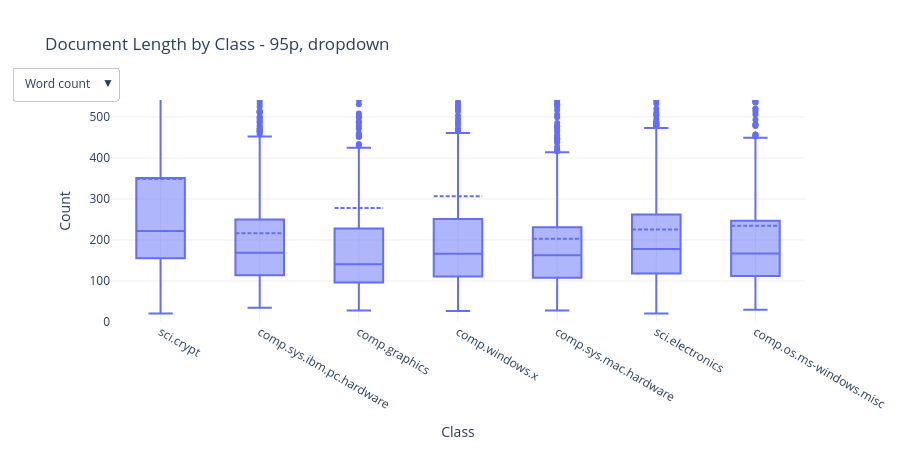

The code cell stored with this chart in its notebook:
### Code cell
# visual
fig = go.Figure()

metrics = {
    "Word count": df_eda["word_count"],
    "Char count": df_eda["char_count"],
    "Line count": df_eda["line_count"],
}

for name, values in metrics.items():
    fig.add_trace(go.Box(
        x=df_eda["label"],
        y=values,
        name=name,
        boxmean=True,
        visible=(name == "Word count")  # first one visible by defaul
    ))

fig.update_layout(
    title="Document Length by Class - 95p, dropdown",
    updatemenus=[dict(
        buttons=[
            dict(label=name,
                 method="update",
                 args=[{"visible": [n == name for n in metrics]}])
            for name in metrics
        ],
        direction="down",
        x=0.01, y=1.15
    )],
    xaxis_title="Class",
    yaxis_title="Count",
    plot_bgcolor="white",
    paper_bgcolor="white",
    xaxis=dict(gridcolor="#eee"),
    yaxis=dict(gridcolor="#eee"),
    showlegend=False,
    height=450
)
upper = df_eda["word_count"].quantile(0.95)

fig.update_yaxes(range=[0, upper])
fig.show()

### Figure 1 — Plotly figure (JSON) as saved in the notebook; plotly's stock layout.template omitted (floating-point values rounded to 4 significant figures; data arrays with more than 128 entries replaced by an {"elided": "..."} marker saying what was removed)
{"data": [{"boxmean": true, "name": "Word count", "type": "box", "visible": true, "x": {"elided": "6937 str values"}, "y": {"elided": "6937 int values"}}, {"boxmean": true, "name": "Char count", "type": "box", "visible": false, "x": {"elided": "6937 str values"}, "y": {"elided": "6937 int values"}}, {"boxmean": true, "name": "Line count", "type": "box", "visible": false, "x": {"elided": "6937 str values"}, "y": {"elided": "6937 int values"}}], "layout": {"height": 450, "paper_bgcolor": "white", "plot_bgcolor": "white", "showlegend": false, "title": {"text": "Document Length by Class - 95p, dropdown"}, "updatemenus": [{"buttons": [{"args": [{"visible": [true, false, false]}], "label": "Word count", "method": "update"}, {"args": [{"visible": [false, true, false]}], "label": "Char count", "method": "update"}, {"args": [{"visible": [false, false, true]}], "label": "Line count", "method": "update"}], "direction": "down", "x": 0.01, "y": 1.15}], "xaxis": {"gridcolor": "#eee", "title": {"text": "Class"}}, "yaxis": {"gridcolor": "#eee", "range": [0, 541.2], "title": {"text": "Count"}}}}
